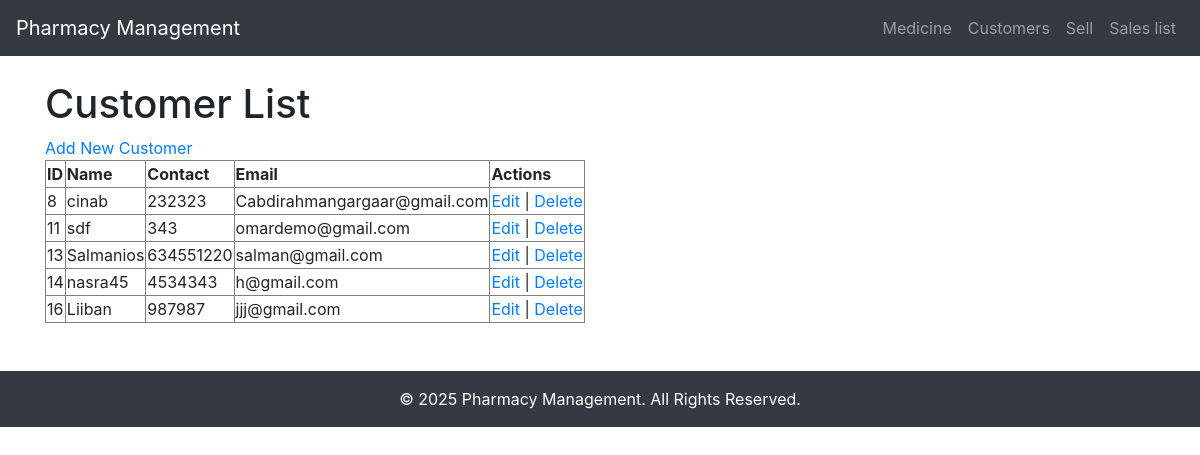
The app's page /customers/ with its own data.
### pharmacy/models.py (models this page shows, shortened)
class Customer(models.Model):
    name = models.CharField(max_length=255)
    contact_number = models.CharField(max_length=15)
    email = models.EmailField(blank=True, null=True)
    prescription = models.ImageField(upload_to='prescriptions/', null=True, blank=True)

### pharmacy/views.py (the view)
# urls.py: path('customers/', CustomerListView.as_view(), name='customer-list'),
class CustomerListView(ListView):
    model = Customer
    template_name = 'pharmacy/customers/customer_list.html'
    context_object_name = 'customers'

### pharmacy/templates/pharmacy/customers/customer_list.html
{% extends 'pharmacy/base.html' %}
{% block content %}
<h1>Customer List</h1>
<a href="{% url 'customer-create' %}">Add New Customer</a>
<table border="1">
    <thead>
        <tr>
            <th>ID</th>
            <th>Name</th>
            <th>Contact</th>
            <th>Email</th>
            <th>Actions</th>
        </tr>
    </thead>
    <tbody>
        {% for customer in customers %}
        <tr>
            <td>{{ customer.id }}</td>
            <td>{{ customer.name }}</td>
            <td>{{ customer.contact_number }}</td>
            <td>{{ customer.email }}</td>
            <td>
                <a href="{% url 'customer-update' customer.id %}">Edit</a> |
                <a href="{% url 'customer-delete' customer.id %}">Delete</a>
            </td>
        </tr>
        {% endfor %}
    </tbody>
</table>
{% endblock %}

### records on screen
Customer: id "8", name "cinab", contact_number "232323", email "Cabdirahmangargaar@gmail.com"
Customer: id "11", name "sdf", contact_number "343", email "omardemo@gmail.com"
Customer: id "13", name "Salmanios", contact_number "634551220", email "salman@gmail.com"
Customer: id "14", name "nasra45", contact_number "4534343", email "h@gmail.com"
Customer: id "16", name "Liiban", contact_number "987987", email "jjj@gmail.com"
